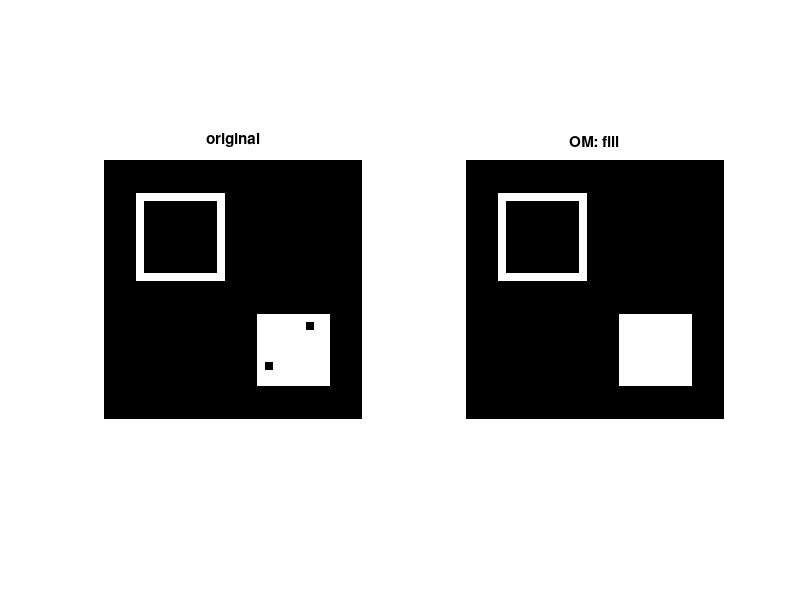

MATLAB code to generate this figure:
i = zeros(32,32);
i(5:15,5:15) = 1;
i(6:14,6:14) = 0;
i(20:28,20:28) = 1;
i(21,26) = 0;
i(26,21) = 0;
ip = bwmorph(i,'fill');
figure,
subplot(1,2,1),imshow(i),title('original')
subplot(1,2,2),imshow(ip),title('OM: fill')